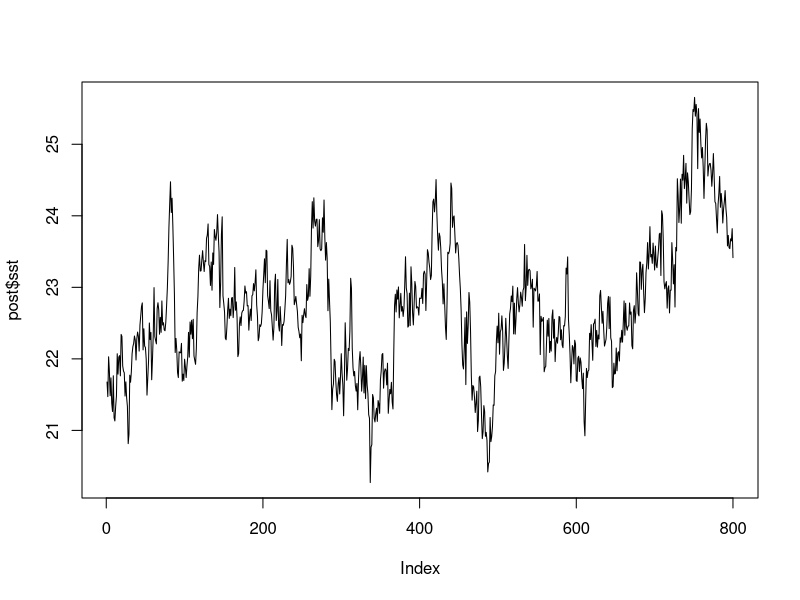
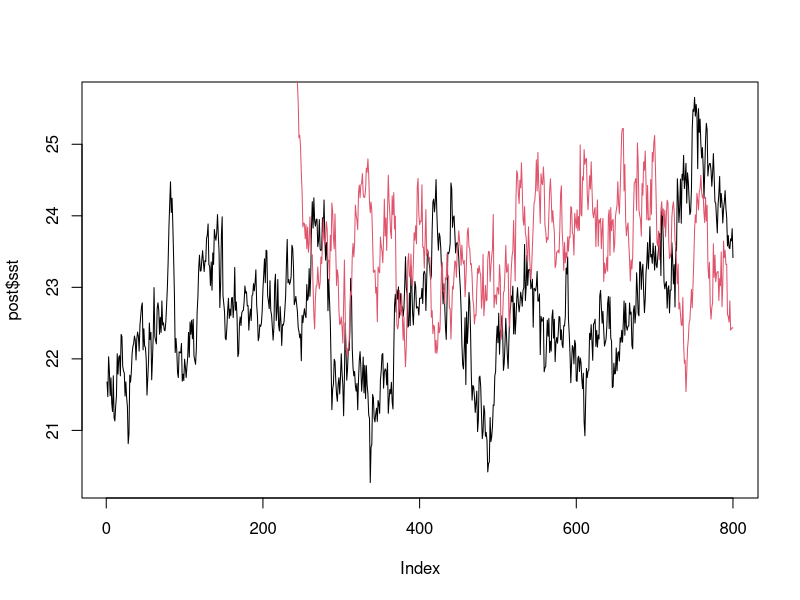
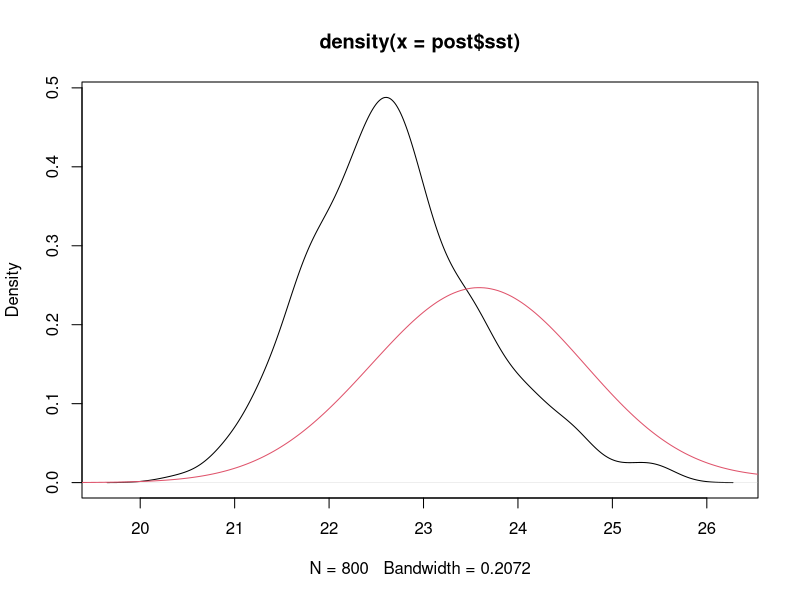
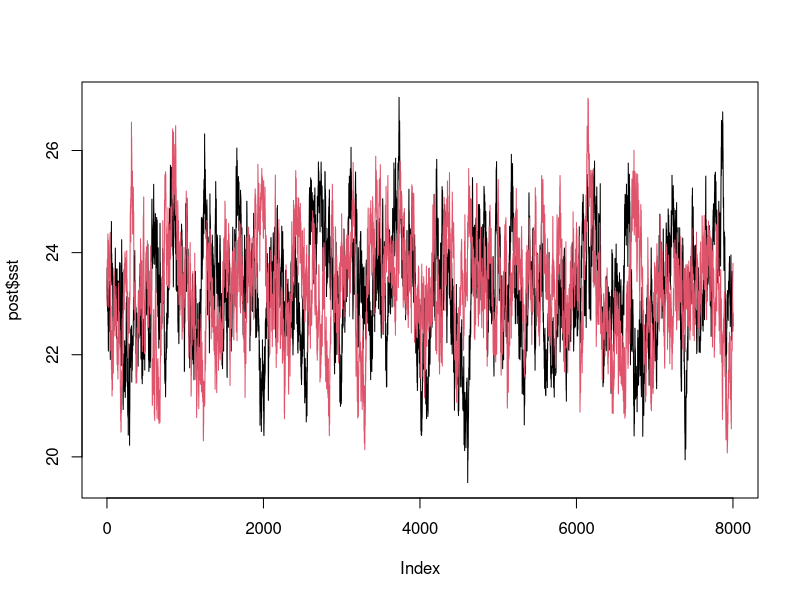
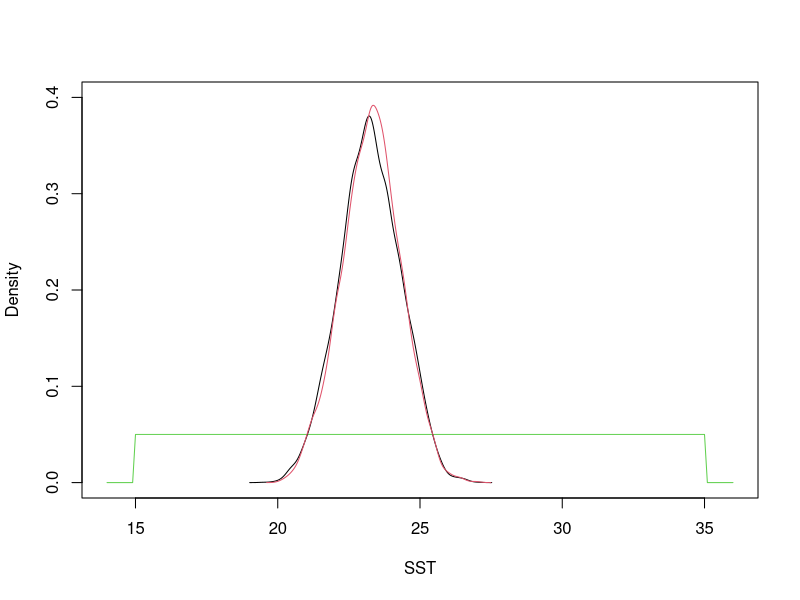
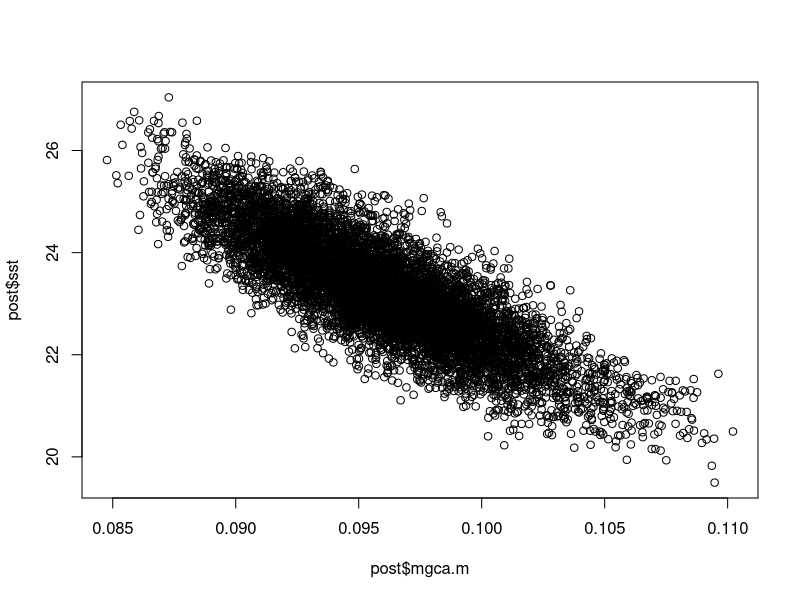

These charts were generated, in order, by the following R code: (Note: a time limit stopped this script after it produced the figures.)
## ---- chunk 1
knitr::opts_chunk$set(echo = TRUE)
set.seed(2012)
## ---- chunk 2
#initialize the chain
init = function(){
  sst = runif(1, 15, 35)
  d18O.sw = rnorm(1, 0.5, 0.5)
  mgca.b = rnorm(1, 0.4, 0.02)
  mgca.m = rnorm(1, 0.096, 0.004)
  d18O.b = rnorm(1, 2.9, 0.1)
  d18O.m = rnorm(1, 0.213, 0.005)
  
  return(list("sst" = sst, "d18O.sw" = d18O.sw,
              "mgca.b" = mgca.b, "mgca.m" = mgca.m,
              "d18O.b" = d18O.b, "d18O.m" = d18O.m))
}
## ---- chunk 3
parm = init()
parm
## ---- chunk 4
#PSM calcs
psm = function(parm){
  mgca.f = parm$mgca.b * exp(parm$mgca.m * parm$sst)
  d18O.f = parm$d18O.sw - parm$sst * parm$d18O.m + parm$d18O.b
  return(list("mgca.f" = mgca.f, "d18O.f" = d18O.f))
}
## ---- chunk 5
mod = psm(parm)
mod
## ---- chunk 6
#proposal
prop = function(parm){
  sst = rnorm(1, parm$sst, 0.4)
  d18O.sw = rnorm(1, parm$d18O.sw, 0.08)
  mgca.b = rnorm(1, parm$mgca.b, 0.02)
  mgca.m = rnorm(1, parm$mgca.m, 0.0012)
  d18O.b = rnorm(1, parm$d18O.b, 0.03)
  d18O.m = rnorm(1, parm$d18O.m, 0.002)
  return(list("sst" = sst, "d18O.sw" = d18O.sw,
              "mgca.b" = mgca.b, "mgca.m" = mgca.m,
              "d18O.b" = d18O.b, "d18O.m" = d18O.m))
}
## ---- chunk 7
parm.n = prop(parm)
parm.n
## ---- chunk 8
mod.n = psm(parm.n)
mod.n
## ---- chunk 9
like = function(mod, obs, parm){
  small = 1e-9
  #obs
  mgca.f.sd = 0.1
  d18O.f.sd = 0.15
  mgca.f.p = log(max(dnorm(obs$mgca.f, mod$mgca.f, mgca.f.sd), small))
  d18O.f.p = log(max(dnorm(obs$d18O.f, mod$d18O.f, d18O.f.sd), small))
  
  #parm
  sst.p = log(max(dunif(parm$sst, 15, 35), small))
  d18O.sw.p = log(max(dnorm(parm$d18O.sw, 0.5, 0.5), small))
  mgca.b.p = log(max(dnorm(parm$mgca.b, 0.4, 0.02), small))
  mgca.m.p = log(max(dnorm(parm$mgca.m, 0.096, 0.004), small))
  d18O.b.p = log(max(dnorm(parm$d18O.b, 2.9, 0.1), small))
  d18O.m.p = log(max(dnorm(parm$d18O.m, 0.213, 0.005), small))
  
  return(sum(c(mgca.f.p, d18O.f.p, sst.p, d18O.sw.p, mgca.b.p,
                mgca.m.p, d18O.b.p, d18O.m.p)))
}
## ---- chunk 10
obs = list("mgca.f" = 3.72, "d18O.f" = -1.42)
## ---- chunk 11
l.1 = like(mod, obs, parm)
l.2 = like(mod.n, obs, parm.n)
exp(l.2 - l.1)
## ---- chunk 12
#run inversion
invert = function(obs, n = 1000, burnin = n/5){
  
  #space for results
  parms = data.frame("sst" = double(n), "d18O.sw" = double(n), 
                     "mgca.b" = double(n), "mgca.m" = double(n),
                     "d18O.b" = double(n), "d18O.m" = double(n))
  mods = data.frame("mgca.f" = double(n), "d18O.f" = double(n))
  
  #start with initial condition
  parm = init()
  mod = psm(parm)
  l = like(mod, obs, parm)
  
  #counters
  i = 1; ti = 1
  
  #progress bar
  pb = txtProgressBar(0, n)
  
  #iterate until we have the desired number of samples
  while(i <= n){
    #proposal
    parm.n = prop(parm)
    mod.n = psm(parm.n)
    l.n = like(mod.n, obs, parm.n)
    
    #Hastings ratio
    H = exp(l.n - l)
    
    #accept?
    if(runif(1) < H){
      #save values
      parms[i,] = (unlist(parm.n))
      mods[i,] = unlist(mod)
      
      #update current state
      parm = parm.n
      mod = mod.n
      l = l.n
      i = i + 1
      setTxtProgressBar(pb, i)
    }
    ti = ti + 1
  }
  
  #acceptance rate
  cat("\nAcceptance rate:", signif(n / ti, 2), "\n")
  
  #package results and trim the burnin period
  result = cbind(parms, mods)
  result = result[-c(1:burnin),]
  
  return(result)
}
## ---- chunk 13
post = invert(obs)
summary(post)
## ---- chunk 14
plot(post$sst, type = "l")
## ---- chunk 15
post2 = invert(obs)

plot(post$sst, type = "l")
lines(post2$sst, col = 2)
## ---- chunk 16
plot(density(post$sst))
lines(density(post2$sst), col = 2)
## ---- chunk 17
post = invert(obs, 1e4)
post2 = invert(obs, 1e4)
## ---- chunk 18
plot(post$sst, type = "l")
lines(post2$sst, col = 2)
## ---- chunk 19
x = seq(14, 36, by = 0.1)
plot(x, dunif(x, 15, 35), type = "l", ylim = c(0, 0.4), 
     ylab = "Density", xlab = "SST", col = 3)
lines(density(post$sst))
lines(density(post2$sst), col = 2)
## ---- chunk 20
plot(post$mgca.m, post$sst)
## ---- chunk 21
d = data.frame(
  "Depths" = c(0.890,0.940,0.990,1.040,1.090,1.140,1.190,1.200,1.210,1.220,1.230,1.240,1.250,1.260,1.270,1.280,1.290,1.300,1.31,1.32,1.33,1.34,1.39,1.44,1.48),
  "mgca.f" = c(3.919,4.092,4.242,4.158,4.309,4.708,5.401,5.406,5.517,5.523,5.571,5.282,5.592,5.369,5.267,5.419,5.224,5.188,5.151,5.176,4.989,4.732,3.706,3.618,3.724),
  "d18O.f" = c(-1.43,-1.54,-1.47,-1.67,-1.56,-1.65,-1.67,-1.72,-1.63,-1.68,-1.75,-1.76,-1.89,-1.99,-1.95,-1.93,-2.13,-1.98,-1.99,-1.93,-1.94,-1.9,-1.5,-1.43,-1.42)
  )

obs.all = list("mgca.f" = d$mgca.f, "d18O.f" = d$d18O.f)
## ---- chunk 22
#initialize the chain
init.c = function(){
  mgca.b = rnorm(1, 0.4, 0.02)
  mgca.m = rnorm(1, 0.096, 0.004)
  d18O.b = rnorm(1, 2.9, 0.1)
  d18O.m = rnorm(1, 0.213, 0.005)
  
  return(list("mgca.b" = mgca.b, "mgca.m" = mgca.m,
              "d18O.b" = d18O.b, "d18O.m" = d18O.m))
}

init.v = function(){
  sst = runif(1, 28, 30)
  d18O.sw = runif(1, 0, 0.5)

  return(list("sst" = sst, "d18O.sw" = d18O.sw))
}

#proposal
prop.c = function(parm){
  mgca.b = rnorm(1, parm$mgca.b, 0.003)
  mgca.m = rnorm(1, parm$mgca.m, 0.0004)
  d18O.b = rnorm(1, parm$d18O.b, 0.02)
  d18O.m = rnorm(1, parm$d18O.m, 0.0007)
  return(list("mgca.b" = mgca.b, "mgca.m" = mgca.m,
              "d18O.b" = d18O.b, "d18O.m" = d18O.m))
}

prop.v = function(parm){
  sst = rnorm(1, parm$sst, 0.1)
  d18O.sw = rnorm(1, parm$d18O.sw, 0.02)
  return(list("sst" = sst, "d18O.sw" = d18O.sw))
}

#likelihood
like.c = function(parm){
  small = 1e-15
  #parm
  mgca.b.p = log(max(dnorm(parm$mgca.b, 0.4, 0.02), small))
  mgca.m.p = log(max(dnorm(parm$mgca.m, 0.096, 0.002), small))
  d18O.b.p = log(max(dnorm(parm$d18O.b, 2.9, 0.1), small))
  d18O.m.p = log(max(dnorm(parm$d18O.m, 0.213, 0.005), small))
  
  return(sum(c(mgca.b.p, mgca.m.p, d18O.b.p, d18O.m.p)))
}

like.v = function(mod, obs, parm){
  small = 1e-15
  #obs
  mgca.f.sd = 0.15
  d18O.f.sd = 0.15
  mgca.f.p = log(max(dnorm(obs$mgca.f, mod$mgca.f, mgca.f.sd), small))
  d18O.f.p = log(max(dnorm(obs$d18O.f, mod$d18O.f, d18O.f.sd), small))
  
  #parm
  sst.p = log(max(dunif(parm$sst, 15, 35), small))
  d18O.sw.p = log(max(dnorm(parm$d18O.sw, 0.5, 0.5), small))

  return(sum(c(mgca.f.p, d18O.f.p, sst.p, d18O.sw.p)))
}

#run inversion
invert.all = function(obs, n = 1000, burnin = n/5){
  
  #number of obs
  nobs = length(obs$mgca.f)
  
  #space for results
  parms = data.frame("mgca.b" = double(n), "mgca.m" = double(n),
                     "d18O.b" = double(n), "d18O.m" = double(n))
  sst = d18O.sw = matrix(nrow = n, ncol = nobs)

  #space for initial condition
  parm.c = parm.v = mod = parm.c.n = parm.v.n = mod.n = list()
  l.v = l.v.n = double(nobs)
  
  #get initial conditions
  parm.c = init.c()
  l.c = like.c(parm.c)
  for(j in seq(nobs)){
    parm.v[[j]] = init.v()
    mod[[j]] = psm(append(parm.v[[j]], parm.c))
    l.v[j] = like.v(mod[[j]], 
             list("mgca.f" = obs$mgca.f[j], "d18O.f" = obs$d18O.f[j]), 
             parm.v[[j]])
  }
  
  #counters
  i = 1; ti = 1
  
  #progress bar
  pb = txtProgressBar(0, n)
  
  #iterate until we have the desired number of samples
  while(i <= n){
    #fixed parms
    parm.c.n = prop.c(parm.c)
    l.c.n = like.c(parm.c.n)
    
    #cycle through all obs
    for(j in seq(nobs)){
      parm.v.n[[j]] = prop.v(parm.v[[j]])
      mod.n[[j]] = psm(append(parm.v.n[[j]], parm.c.n))
      l.v.n[j] = like.v(mod.n[[j]], 
                    list("mgca.f" = obs$mgca.f[j], "d18O.f" = obs$d18O.f[j]), 
                    parm.v.n[[j]])
    }
    
    #Hastings ratio
    H = exp(sum(c(l.c.n, l.v.n)) - sum(c(l.c, l.v)))
    
    #accept?
    if(runif(1) < H){
      #save values
      parms[i,] = unlist(parm.c.n)
      for(j in seq(nobs)){
        sst[i, j] = parm.v.n[[j]]$sst
        d18O.sw[i, j] = parm.v.n[[j]]$d18O.sw
      }

      #update current state
      parm.c = parm.c.n
      parm.v = parm.v.n
      mod = mod.n
      l.c = l.c.n
      l.v = l.v.n
      i = i + 1
      setTxtProgressBar(pb, i)
    }
    ti = ti + 1
  }
  
  #acceptance rate
  cat("\nAcceptance rate:", signif(n / ti, 2), "\n")
  
  #package results and trim the burnin period
  sst = sst[-c(1:burnin),]
  d18O.sw = d18O.sw[-c(1:burnin),]
  parms = parms[-c(1:burnin),]
  result = list("sst" = sst, "d18O.sw" = d18O.sw, "parms" = parms)

  return(result)
}
## ---- chunk 23
post = invert.all(obs.all, 2e5)
## ---- chunk 24
par(mar = c(5, 5, 1, 5))
plot(d$Depths, apply(post$sst, 2, median), xlim = c(1.5, 0.9),
     xlab = "Depth", ylab = "SST", type = "l", lwd = 3, col = 2)
points(d$Depths, apply(post$sst, 2, median), col = 2)
par(new = TRUE)
plot(d$Depths, apply(post$d18O.sw, 2, median), 
     xlim = c(1.5, 0.9), xlab = "", ylab = "", axes = FALSE,
     type = "l", lwd = 3, col = 4)
points(d$Depths, apply(post$d18O.sw, 2, median), col = 4)
axis(4)
mtext(expression(delta^{18}*"O"["sw"]), 4, line = 3)
## ---- chunk 25
warm = apply(post$sst, 2, max) - apply(post$sst, 2, min)
par(mar = c(5, 5, 1, 1))
plot(density(warm), main = "", lwd = 3, 
     xlab = expression(Delta*"(SST)"))
abline(v = median(warm))
abline(v = quantile(warm, c(0.025, 0.975)), lty = 2)
abline(v = diff(range(apply(post$sst, 2, median))), col = 2)
